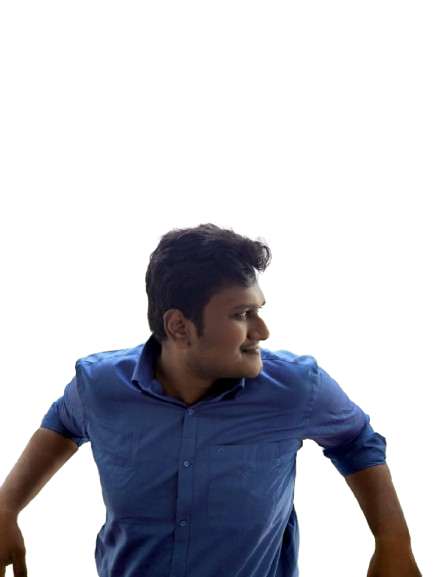
#> input picture IMG_0934-removebg-preview.png, 433 x 577 px
$ python make_ascii_svg.py
#> lines starting #> are read from the running program, lines starting #| are printed output that depends on the picture
"""
Convert a portrait photo into a CLEAN, monochrome ASCII-art SVG (Andrew6rant
style: one light-gray color, subject isolated on a dark background) that "types"
itself in like a terminal, then holds.

Monochrome is deliberate -- per-character rainbow color is what makes ASCII
portraits look noisy. One fill color + a good density ramp + high contrast (so a
busy background washes out to blank) reads as neat and legible.

GitHub renders SVGs embedded via <img> and runs their SMIL animations there (JS
does not run). Each row is revealed with a left-to-right clip wipe plus a small
block cursor riding the wipe edge, staggered top -> bottom, so the whole
portrait prints once and freezes.
"""
from PIL import Image, ImageEnhance, ImageOps, ImageFilter
import html
import os
import sys

HERE = os.path.dirname(os.path.abspath(__file__))
# Prefer the remove-background PNG when available, then the JPG portrait, then
# the preview image, and finally the prepped grayscale image if needed.
PNG_SRC = os.path.join(HERE, "..", "IMG_0934-removebg-preview.png")
JPG_SRC = os.path.join(HERE, "..", "IMG_0934.jpg")
HEIC_SRC = os.path.join(HERE, "..", "IMG_0934.heic")
PREVIEW_SRC = os.path.join(HERE, "..", "preview.webp")
PREPPED_SRC = os.path.join(HERE, "..", "source-prepped.png")
SRC = sys.argv[1] if len(sys.argv) > 1 else PNG_SRC
if not os.path.exists(SRC):
    SRC = JPG_SRC
if not os.path.exists(SRC):
    SRC = HEIC_SRC
if not os.path.exists(SRC):
    SRC = PREVIEW_SRC
if not os.path.exists(SRC):
    SRC = PREPPED_SRC
OUT = sys.argv[2] if len(sys.argv) > 2 else os.path.join(HERE, "..", "avi-ascii.svg")

COLS = 96
ROWS = 50
CELL_W = 8
CELL_H = 15
RAMP = " .:-=+*#%@"  # slightly denser ramp for better detail

# Increase contrast and push light regions to blank so the face reads as a
# cleaner silhouette rather than a muddy blob.
CONTRAST = 1.35
BRIGHTNESS = 1.12
GAMMA = 1.35
SHARPEN = True
WHITE_FLOOR = 0.74

PAD = 20
TITLEBAR_H = 30
STATUS_H = 30
ART_W = COLS * CELL_W
ART_H = ROWS * CELL_H
CANVAS_W = ART_W + PAD * 2
CANVAS_H = TITLEBAR_H + ART_H + STATUS_H + PAD

BG = "#0d1117"
BG2 = "#111722"
FRAME = "#30363d"
TITLE_TEXT = "#7d8590"
INK = "#c9d1d9"      # the single ascii color (matches Andrew6rant)
CURSOR = "#c9d1d9"

# ---- reveal timing (one-shot; a cursor rasters top -> bottom) -------------
ROW_DUR = 0.11
STAGGER = 0.11       # == ROW_DUR -> a single cursor sweeping down

# ---- 1. sample the image into a COLS x ROWS grayscale grid ----------------
im = Image.open(SRC).convert("L")               # grayscale
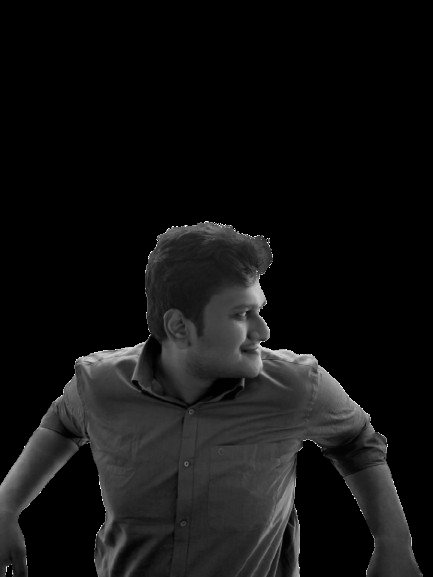
#> im: PIL image 433x577 L; min 0, max 255, mean 18.1
if SHARPEN:
    im = im.filter(ImageFilter.UnsharpMask(radius=2, percent=170, threshold=2))
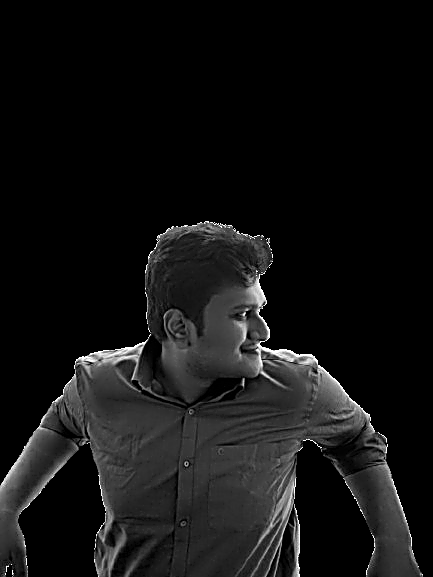
#> im: PIL image 433x577 L; min 0, max 255, mean 18.9
im = ImageEnhance.Brightness(im).enhance(BRIGHTNESS)
im = ImageEnhance.Contrast(im).enhance(CONTRAST)
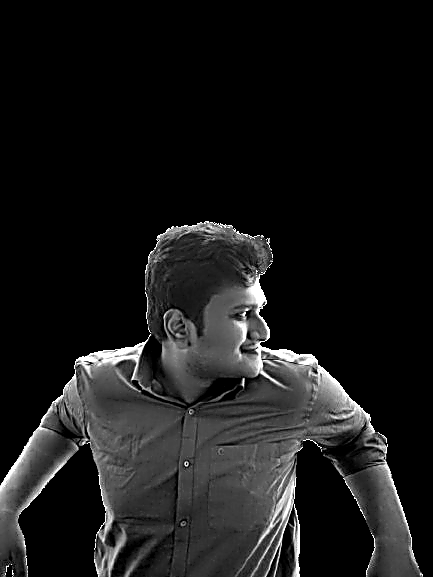
#> im: PIL image 433x577 L; min 0, max 255, mean 25.2
# crop to a tighter portrait framing before sampling the grid
w, h = im.size
#> w = 433; h = 577
pad = max(0, int(w * 0.06))
#> pad = 25
left = pad
#> left = 25
right = w - pad
#> right = 408
top = int(h * 0.02)
#> top = 11
bottom = h - int(h * 0.04)
#> bottom = 554
im = im.crop((left, top, right, bottom))
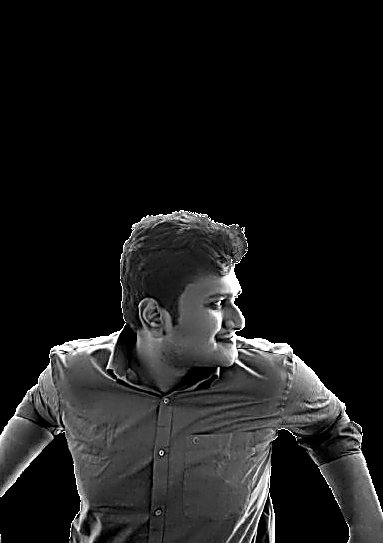
#> im: PIL image 383x543 L; min 0, max 255, mean 27.2
im = im.resize((COLS, ROWS), Image.LANCZOS)
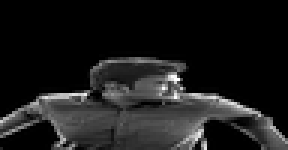
#> im: PIL image 96x50 L (shown 3 times larger); min 0, max 255, mean 27.6
px = im.load()

STATIC = bool(os.environ.get("STATIC"))  # emit frozen state for previews

rows_txt = []
for y in range(ROWS):
    chars = []
    for x in range(COLS):
        lum = px[x, y] / 255.0
        lum = pow(lum, GAMMA)
        if lum >= WHITE_FLOOR:
            chars.append(" ")
            continue
        idx = int((1.0 - lum) * (len(RAMP) - 1) + 0.5)
        idx = max(0, min(len(RAMP) - 1, idx))
        chars.append(RAMP[idx])
    rows_txt.append("".join(chars))
#> after the loop, rows_txt = 50 items

art_top = TITLEBAR_H + PAD * 0.35

# ---- 2. assemble SVG ------------------------------------------------------
parts = []
parts.append(
    f'<svg xmlns="http://www.w3.org/2000/svg" width="{CANVAS_W}" height="{CANVAS_H}" '
    f'viewBox="0 0 {CANVAS_W} {CANVAS_H}" font-family="ui-monospace, SFMono-Regular, '
    f'Menlo, Consolas, monospace">'
)
parts.append('<defs>'
             f'<linearGradient id="bg" x1="0" y1="0" x2="0" y2="1">'
             f'<stop offset="0" stop-color="{BG2}"/><stop offset="1" stop-color="{BG}"/>'
             f'</linearGradient></defs>')

parts.append(f'<rect width="{CANVAS_W}" height="{CANVAS_H}" rx="12" fill="url(#bg)"/>')
parts.append(f'<rect x="0.5" y="0.5" width="{CANVAS_W-1}" height="{CANVAS_H-1}" rx="12" '
             f'fill="none" stroke="{FRAME}" stroke-width="1"/>')

parts.append(f'<line x1="0" y1="{TITLEBAR_H}" x2="{CANVAS_W}" y2="{TITLEBAR_H}" stroke="{FRAME}"/>')
for i, dotcol in enumerate(["#ff5f56", "#ffbd2e", "#27c93f"]):
    parts.append(f'<circle cx="{PAD + i*16}" cy="{TITLEBAR_H/2}" r="5" fill="{dotcol}"/>')
parts.append(f'<text x="{CANVAS_W/2}" y="{TITLEBAR_H/2 + 4}" fill="{TITLE_TEXT}" font-size="12" '
             f'text-anchor="middle">dpak-07@github: ~$ ./portrait.sh</text>')

# one <text> per row (single color -> no per-char markup, tiny file)
font_size = CELL_H * 0.86
for ry, line in enumerate(rows_txt):
    y = art_top + ry * CELL_H + CELL_H * 0.74
    row_y = art_top + ry * CELL_H
    delay = ry * STAGGER
    safe = html.escape(line)
    text = (f'<text xml:space="preserve" x="{PAD}" y="{y:.1f}" fill="{INK}" '
            f'font-size="{font_size:.1f}" textLength="{ART_W}" lengthAdjust="spacing">{safe}</text>')

    if STATIC:
        parts.append(text)
        continue

    parts.append(
        f'<clipPath id="r{ry}"><rect x="{PAD}" y="{row_y:.1f}" height="{CELL_H}" width="0">'
        f'<animate attributeName="width" from="0" to="{ART_W}" begin="{delay:.3f}s" '
        f'dur="{ROW_DUR:.2f}s" fill="freeze"/></rect></clipPath>'
    )
    parts.append(f'<g clip-path="url(#r{ry})">{text}</g>')
    parts.append(
        f'<rect y="{row_y+1:.1f}" width="{CELL_W}" height="{CELL_H-2}" fill="{CURSOR}" opacity="0">'
        f'<animate attributeName="x" from="{PAD}" to="{PAD+ART_W}" begin="{delay:.3f}s" '
        f'dur="{ROW_DUR:.2f}s" fill="freeze"/>'
        f'<set attributeName="opacity" to="0.85" begin="{delay:.3f}s"/>'
        f'<set attributeName="opacity" to="0" begin="{delay+ROW_DUR:.3f}s"/></rect>'
    )
#> this loop made 50 passes
#> (y, row_y, delay) on passes 1 to 12: (48.1, 37, 0), (63.1, 52, 0.11), (78.1, 67, 0.22), (93.1, 82, 0.33), (108.1, 97, 0.44), (123.1, 112, 0.55), (138.1, 127, 0.66), (153.1, 142, 0.77), (168.1, 157, 0.88), (183.1, 172, 0.99), (198.1, 187, 1.1), (213.1, 202, 1.21)
#> after the loop, parts = 159 items

# status bar with a steady blinking cursor
status_line_y = TITLEBAR_H + ART_H + PAD * 0.35
status_y = status_line_y + 19
parts.append(f'<line x1="0" y1="{status_line_y:.1f}" x2="{CANVAS_W}" y2="{status_line_y:.1f}" stroke="{FRAME}"/>')
parts.append(f'<text x="{PAD}" y="{status_y:.1f}" fill="{TITLE_TEXT}" font-size="13">'
             f'dpak-07@github:~$ whoami <tspan fill="{INK}">Deepak S</tspan></text>')
parts.append(f'<rect x="{PAD+196}" y="{status_y-12:.1f}" width="8" height="14" fill="{INK}">'
             f'<animate attributeName="opacity" values="1;1;0;0" keyTimes="0;0.5;0.51;1" '
             f'dur="1s" repeatCount="indefinite"/></rect>')

parts.append("</svg>")
svg = "".join(parts)
svg = '<?xml version="1.0" encoding="UTF-8"?>\n' + svg
with open(OUT, "w", encoding="utf-8") as f:
    f.write(svg)
print("wrote", OUT, len(svg), "bytes;", CANVAS_W, "x", CANVAS_H)
#| wrote scripts/../avi-ascii.svg 35564 bytes; 808 x 830
